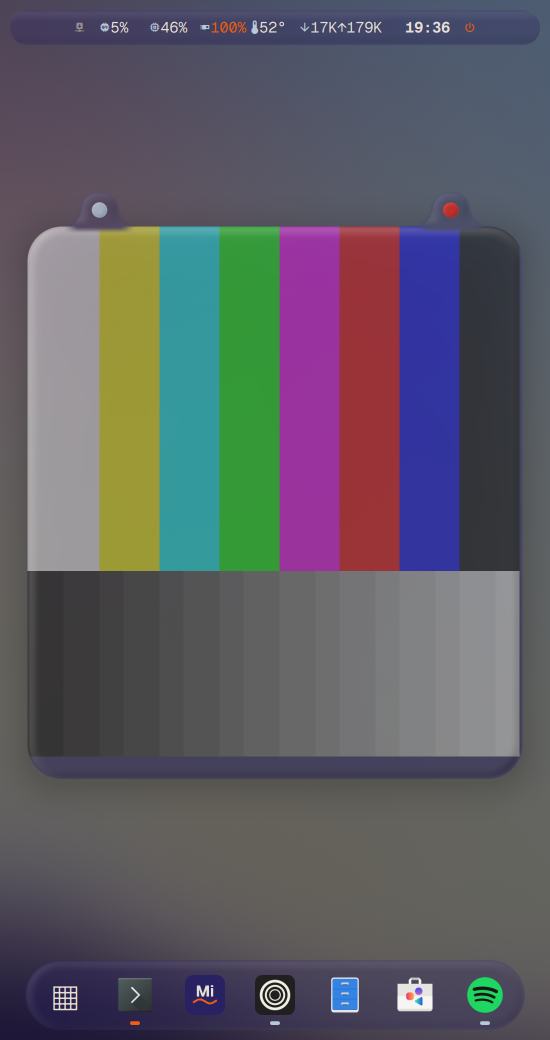
#> input picture tests/fixtures/mios-rdp/bars-grim.png, 1100 x 2080 px (shown at 1/2 size); its folder holds only this picture in this run
$ python -i test-hypr3d-retina-spawn.py   (imports and definitions only)
#> lines starting #> are read from the running program, lines starting #| are printed output that depends on the picture; after the words box and inside, x2 and y2 are one past the last pixel; in counts of white or black regions, pixels touching at a corner belong together
#!/usr/bin/env python3
# AI-hint: Hypr3D "Retina" window opening (operator 2026-10-23: "default Hypr3D window opening distance/size should be
# Zoom/Scale/DPI/Resolution/Formatting(Landscape, Portrait, Mobile, etc-etc) aware ... launch to Retina specifications
# based on text-size"). A window opens in the room at magnification M = 1 (on-screen size / 2D size): one snapshot
# texel per output pixel and every client's glyphs at their flat-desktop size. M = window_scale x d1 / distance with
# d1 = (logical height / 100 / 2) / tan(65 deg / 2); [desktop.hyprland.hypr3d.spawn] keeps the reading distance and
# mios-gen derives window_scale per output; hypr3d-mios-retina-spawn.patch adds the per-window part (live
# pixel_exact scale, fit into the work area minus the margin -- resize, else push back, never crop -- work-area
# centring, pixel snap, in-plane cascade with M-compensated stacking, texel-sharp sampling for render.scale >= 1.5);
# hypr3d-mios-transform.patch renders the room upright on rotated/flipped outputs (portrait by transform), which
# upstream drew sideways with the wrong window content.
# Tiers:
#   1. static + model (always): SSOT keys, patch content, an independent Python oracle of the math (landscape
#      1920x1080@1, portrait 1080x1920 by transform, 2560x1440@1.25, phone 1170x2532@3 mobile; small/large windows)
#      with negative controls (the stock 0.5 / 5 m placement is not 1:1 on any of them).
#   2. cli (MIOS_GEN = a built mios-gen): `mios-gen hyprland-3d-spawn` on monitor fixtures against the oracle; a
#      "fixed" criterion and bad arguments are refused.
#   3. upstream (MIOS_H3D_UPSTREAM = a checkout of the current upstream HEAD): every SSOT patch applies in order (the
#      retina and transform patches last, after the frame-rate patch), the patched source parses the new keys, and its
#      static_assert compiles -- and fails when kFovDeg or LOGICAL_PX_PER_UNIT change (negative control).
#   4. nested (MIOS_H3R_NEST_SIG + _XDG + _WL + _STATUS + MIOS_H3R_NEW_SO + MIOS_H3R_QML + MIOS_GEN +
#      MIOS_H3R_SSOT: a NESTED Hyprland, never the live session): measured on screen -- M = 1 and work-area centring
#      at the toggle, the spawn box and cascade for windows mapped in the room, resize and push-back of oversized
#      windows, 1-px detail with texel_sharp and pixel_snap (each against its negative control), and the real
#      `mios-gen hyprland-3d-toggle` driving the nest -- on rotated outputs too; there MIOS_H3R_OLD_SO (a plugin
#      without the transform patch, e.g. the installed one) is the negative control. Evidence: MIOS_H3R_EVIDENCE.
# AI-related: tools/native/mios-gen/src/hypr3d_spawn.rs, usr/share/mios/hyprland/patches/hypr3d-mios-retina-spawn.patch,
# usr/share/mios/mios.toml [desktop.hyprland.hypr3d.spawn], tests/test-hypr3d-edge-quality.py
"""Hypr3D Retina window opening: per-output scale, fit, cascade, pixel grid, texel-sharp sampling."""

from __future__ import annotations

import json
import math
import os
import re
import shutil
import subprocess
import sys
import tempfile
import time
import tomllib
import unittest

ROOT = os.path.normpath(os.path.join(os.path.dirname(os.path.abspath(__file__)), ".."))
SSOT = os.environ.get("MIOS_H3R_SSOT") or os.path.join(ROOT, "usr", "share", "mios", "mios.toml")
PATCH = "usr/share/mios/hyprland/patches/hypr3d-mios-retina-spawn.patch"
TRANSFORM = "usr/share/mios/hyprland/patches/hypr3d-mios-transform.patch"
FRAME_RATE = "usr/share/mios/hyprland/patches/hypr3d-mios-frame-rate.patch"
CRT = "usr/share/mios/hyprland/patches/hypr3d-mios-crt.patch"
HUD_CURSOR = "usr/share/mios/hyprland/patches/hypr3d-mios-hud-cursor.patch"
MIOS_GEN = os.environ.get("MIOS_GEN", "")
UPSTREAM = os.environ.get("MIOS_H3D_UPSTREAM", "")
NEST_SIG = os.environ.get("MIOS_H3R_NEST_SIG", "")
NEST_XDG = os.environ.get("MIOS_H3R_NEST_XDG", "")
NEST_WL = os.environ.get("MIOS_H3R_NEST_WL", "")
NEST_STATUS = os.environ.get("MIOS_H3R_NEST_STATUS", "")
NEW_SO = os.environ.get("MIOS_H3R_NEW_SO", "")
OLD_SO = os.environ.get("MIOS_H3R_OLD_SO", "")
QML = os.environ.get("MIOS_H3R_QML") or os.path.join(ROOT, "tests", "fixtures", "hypr3d-retina")  # holds win.qml
# the nest's output: the private headless nest's HEADLESS-DESK, or an owned nested PiP session's WAYLAND-1
NEST_OUTPUT = os.environ.get("MIOS_H3R_NEST_OUTPUT", "HEADLESS-DESK")
EVIDENCE = os.environ.get("MIOS_H3R_EVIDENCE", "")
CASE = os.environ.get("MIOS_H3R_CASE", "nest")

FOV_DEG, PX_PER_UNIT = 65.0, 100.0          # Hypr3D kFovDeg, LOGICAL_PX_PER_UNIT
TAN = math.tan(math.radians(FOV_DEG) / 2)
BARS = (0, 44, 0, 72)                       # the live DP-3 reserved [left, top, right, bottom]


def ssot() -> dict:
    with open(SSOT, "rb") as f:
        return tomllib.load(f)


def spawn_table(data: dict) -> dict:
    return data["desktop"]["hyprland"]["hypr3d"]["spawn"]


# [7 lines left out: function resolve, not called in this run]


# ---- the oracle (independent of hypr3d_spawn.rs; spawn_math.py's formulas) ---------------------------------------
def logical(w, h, s, t):
    return ((h, w) if t % 2 else (w, h))[0] / s, ((h, w) if t % 2 else (w, h))[1] / s


def d1(h_log):
    return (h_log / PX_PER_UNIT / 2.0) / TAN


def magnification(scale, dist, h_log):
    return scale * d1(h_log) / dist


# [37 lines left out: functions oracle, stock_size, fit_window, not called in this run]


OUTPUTS = {  # name: (mode w, mode h, scale, transform, mobile, expected logical, expected window_scale)
    "landscape": (1920, 1080, 1.0, 0, False, (1920, 1080), 0.076684),
    "portrait": (1920, 1080, 1.0, 1, False, (1080, 1920), 0.043135),
    "qhd125": (2560, 1440, 1.25, 0, False, (2048, 1152), 0.071892),
    "phone": (1170, 2532, 3.0, 0, True, (390, 844), 0.098127),
}


# [20 lines left out: functions monitors_fixture, evidence, hermetic_env, not called in this run]


# ---- tier 1 ----------------------------------------------------------------------------------------------------------
class Static(unittest.TestCase):
    # [99 lines left out: functions test_ssot_policy, test_patch_content, test_transform_patch_content, test_oracle_is_one_to_one_on_every_output, not called in this run]


# ---- tier 2 ----------------------------------------------------------------------------------------------------------
@unittest.skipUnless(MIOS_GEN, "MIOS_GEN (a built mios-gen) not set")
class Cli(unittest.TestCase):
    # [79 lines left out: functions run_cli, test_plan_matches_the_oracle, test_mobile_verdict_changes_the_spawn_box, test_unreserved_output_keeps_the_topbar_and_dock_clear, test_refusals, not called in this run]


# ---- tier 3 ----------------------------------------------------------------------------------------------------------
@unittest.skipUnless(UPSTREAM, "MIOS_H3D_UPSTREAM (checkout of the current upstream HEAD) not set")
class Upstream(unittest.TestCase):
    # [12 lines left out: function setUpClass, not called in this run]

    @classmethod
    def tearDownClass(cls):
        shutil.rmtree(cls.tmp, ignore_errors=True)

    # [79 lines left out: functions test_patches_apply_in_order, test_upstream_is_the_latest_head, test_patches_need_their_base, test_keys_parse_in_the_config_binding, test_static_assert_guards_the_mirrored_constants, not called in this run]


# ---- tier 4 ----------------------------------------------------------------------------------------------------------
NESTED = NEST_SIG and NEST_XDG and NEST_WL and NEST_STATUS and NEW_SO and QML
COLOURS = {"red": (255, 0, 0), "blue": (0, 0, 255), "green": (0, 255, 0), "magenta": (255, 0, 255)}


class Nest:
    # [65 lines left out: functions __init__, hc, ev, plugin, client, stop_all, not called in this run]

    def clients(self):
        return json.loads(self.hc("-j", "clients"))

    # [15 lines left out: functions status, open3d, not called in this run]

    def close3d(self):
        self.ev("if hl.plugin.hypr3d.active() then hl.plugin.hypr3d.close() end")
        time.sleep(2.0)

    # [65 lines left out: functions shot, look, centroids, measure, not called in this run]


TEXT_BANDS = ((58, 78), (78, 98), (98, 124))  # win.qml's three text lines (12, 12, 16 px), window-local logical rows


# [14 lines left out: function ink_heights, not called in this run]


# spawn_distance: the SSOT reading_distance_m (what mios-gen sends; the oracle's S = d / d1 uses the same d)
RETINA = ('{pixel_exact=true, spawn_distance=%.4f, spawn_size={x=%d, y=%d}, fit="resize", fit_margin=8, '
          'pixel_snap=true, cascade=32, min_magnification=%.4f}')
STOCK = '{pixel_exact=false, window_scale=0.5, spawn_distance=5.0, fit="off", pixel_snap=false, cascade=0}'
# per case: a typical window, an oversized one (logical px)
WINDOWS = {"landscape": ((900, 560), (2400, 1400)), "qhd125": ((900, 560), (2600, 1500)),
           "phone": ((300, 500), (600, 1000)), "portrait": ((900, 560), (1400, 2200))}


@unittest.skipUnless(NESTED, "nested Hypr3D session not provided")
class Nested(unittest.TestCase):
    # [24 lines left out: functions setUpClass, tearDownClass, not called in this run]

    def setUp(self):
        self.n.plugin(NEW_SO)

    # [11 lines left out: functions tearDown, assertOne, not called in this run]

    def assertCentred(self, res, centre, tol=1.5, what=""):
        self.assertAlmostEqual(res["centre"][0], centre[0], delta=tol, msg=f"{what} centre x {res}")
        self.assertAlmostEqual(res["centre"][1], centre[1], delta=tol, msg=f"{what} centre y {res}")

    def size_of(self, colour="red"):
        hexv = "#%02x%02x%02x" % COLOURS[colour]
        return [c["size"] for c in self.n.clients() if c["title"].startswith("h3r-win") and c["title"].endswith(hexv)]

    # [127 lines left out: functions test_stock_placement_is_not_one_to_one, test_enter_opens_at_one_to_one_on_the_work_area_centre, test_spawn_box_and_cascade_in_the_room, test_upstream_depth_nudge_magnifies, test_oversized_window_is_resized_into_the_work_area, test_refusing_client_is_pushed_back_never_cropped and 2 more, not called in this run]


@unittest.skipUnless(NESTED, "nested Hypr3D session not provided")
class NestedStatus(unittest.TestCase):
    # [37 lines left out: functions test_status_numbers_on_rotated_outputs, test_stock_keys_are_not_retina, not called in this run]


@unittest.skipUnless(NESTED and OLD_SO, "nested Hypr3D session + MIOS_H3R_OLD_SO (a plugin without the transform patch)")
class NestedTransform(unittest.TestCase):
    """Rotated / flipped outputs: with hypr3d-mios-transform.patch the room is upright and a window opens at its 2D size
    on the monitor centre; a plugin without it (the negative control) draws the room through the panel's buffer
    orientation, so the window is not there."""

    # [35 lines left out: function test_rotated_output_room_is_upright, not called in this run]


@unittest.skipUnless(NESTED and MIOS_GEN, "nested Hypr3D session + MIOS_GEN not provided")
class NestedToggle(unittest.TestCase):
    """The real `mios-gen hyprland-3d-toggle` (SUPER+G) against the nest, with the staged SSOT."""

    # [60 lines left out: functions toggle, run_case, test_toggle_opens_windows_at_one_to_one, test_toggle_with_the_policy_off_keeps_the_stock_placement, not called in this run]


@unittest.skipUnless(NESTED and MIOS_GEN, "nested Hypr3D session + MIOS_GEN not provided")
class NestedToggleStatus(unittest.TestCase):
    """The real `mios-gen hyprland-3d-toggle` (SUPER+G) on the nest's output, judged by the plugin's live status numbers
    only -- no screenshots, so it also holds on a nested PiP output below scale 1, where one logical px is a fraction
    of a pixel: mios-gen's per-output window scale (from the output's mode, scale, transform, bars, mobile verdict and
    text size), spawn box and fit area are the oracle's. criterion = "fixed" (the control) sends no Retina keys."""

    # [57 lines left out: functions toggle_status, test_toggle_sends_the_retina_plan_for_this_output, test_toggle_with_the_policy_off_sends_no_retina_keys, not called in this run]


# ---- tier 5: the operator's own applications -------------------------------------------------------------------------
# MIOS_H3R_APPS=1 + the nest + MIOS_GEN: the MiOS terminal (alacritty with the MiOS-rendered config, i.e. the SSOT
# [theme.font] GeistMono 12) and the MiOS-Portal browser (the Gecko build, a page with 16 px Geist and 12 px GeistMono
# text) are opened at the flat desktop's default size (the live `mios-placement` rule) and at an oversized size, then
# the room is opened by the real `mios-gen hyprland-3d-toggle`. Measured on screen, against the same window in 2D:
#   (a) texel:pixel at the window centre = 1 / M, M = the on-screen distance of two markers around the window centre
#       in the room over the same distance in 2D (where the compositor draws one buffer texel per output pixel);
#   (b) the ink height (screen px) of every text line, x-height line included, room vs 2D;
#   (c) the window's on-screen rectangle inside the work area minus the fit margin, all four corners visible.
# The old build (MIOS_H3R_OLD_SO + MIOS_H3R_OLD_GEN + MIOS_H3R_OLD_SSOT: the frame-rate stage, i.e. everything but
# this lane; the fixed 0.5 / 5 m placement) is the negative control. Apps run with `env -i` (nothing of the live
# session), the private bus (nothing activatable: no portals), the browser in its own network namespace.
APPS = os.environ.get("MIOS_H3R_APPS", "") == "1"
OLD_GEN = os.environ.get("MIOS_H3R_OLD_GEN", "")
OLD_SSOT = os.environ.get("MIOS_H3R_OLD_SSOT", "")
GECKO = os.environ.get("MIOS_H3R_GECKO", "/usr/lib/mios/portal/mios-portal")
ALACRITTY_MIOS = os.environ.get("MIOS_H3R_ALACRITTY_CONFIG", "/etc/skel/.config/alacritty/alacritty.toml")
LIVE_LUA = "/usr/share/mios/hyprland/hyprland.lua"
APP_COLOURS = {"red": (255, 0, 0), "blue": (0, 0, 255), "yellow": (255, 255, 0), "cyan": (0, 255, 255),
               "magenta": (255, 0, 255), "green": (0, 255, 0)}
CORNERS = ("yellow", "cyan", "magenta", "green")  # top-left, top-right, bottom-left, bottom-right
APP_BIG = {"landscape": (2400, 1400), "portrait": (1400, 2200), "phone": (600, 1000)}

# The MiOS-Portal's floating chat panel and Zen sidebar are kept closed (prefs): they float over the page and would
# cover the markers on a narrow window; the browser keeps the MiOS autoconfig, theme and fonts otherwise.
# Text bands below the red marker, in units of the marker's on-screen height / width (so one layout serves 2D and
# any magnification): (name, top, bottom), and the band's width.
TERM_BANDS = (("A 12pt", 1.5, 2.0), ("x-height 12pt", 2.0, 2.5), ("C 12pt", 2.5, 3.0))   # red = 4 cells x 2 rows
TERM_BAND_W = 5.0
PAGE_BANDS = (("A 16px", 1.25, 1.85), ("x-height 16px", 2.0, 2.6), ("C 12px mono", 2.75, 3.2))  # red = 40x40 CSS px
PAGE_BAND_W = 7.0

TERM_DRAW = r"""#!/bin/bash
# Hypr3D retina test card for the MiOS terminal: two markers around the grid centre (red 4x2 cells, blue 4x2 cells
# 24 cells right and 7 rows down), three text rows under the red one, a 2x1 marker in each corner; redrawn on resize.
printf '\e[?25l'
at() { printf '\e[%d;%dH' "$1" "$2"; }
blk() { local i; for ((i = 0; i < $4; i++)); do at $(($1 + i)) "$2"; printf '\e[48;2;%d;%d;%dm%*s\e[0m' "$5" "$6" "$7" "$3" ''; done; }
draw() {
  read -r R C < <(stty size)
  cr=$((R / 2)); cc=$((C / 2))
  printf '\e[0m\e[2J'
  blk $((cr - 4)) $((cc - 14)) 4 2 255 0 0
  blk $((cr + 3)) $((cc + 10)) 4 2 0 0 255
  at $((cr - 1)) $((cc - 14)); printf 'MiOS Hypr3D 0123 xhg'
  at "$cr" $((cc - 14)); printf 'xxxx vvvv wwww zzzz'
  at $((cr + 1)) $((cc - 14)); printf 'The quick brown fox'
  blk 1 1 2 1 255 255 0
  blk 1 $((C - 1)) 2 1 0 255 255
  blk "$R" 1 2 1 255 0 255
  blk "$R" $((C - 1)) 2 1 0 255 0
}
trap draw WINCH
draw
while :; do sleep 1 & wait $!; done
"""

PAGE = """<!doctype html><html><head><meta charset="utf-8"><title>h3r-page</title><style>
html, body { margin: 0; height: 100%; overflow: hidden; background: #fff; color: #000; }
div, canvas { position: fixed; }
.m { width: 40px; height: 40px; } .c { width: 12px; height: 12px; }
.t { white-space: nowrap; font: 16px/24px "Geist"; } .mono { font: 12px/18px "GeistMono Nerd Font Mono"; }
</style></head><body>
<div id="r" class="m" style="background:#f00"></div><div id="b" class="m" style="background:#00f"></div>
<canvas id="g"></canvas>
<div id="la" class="t">MiOS Hypr3D 0123 xhg</div><div id="lb" class="t">xxxx vvvv wwww zzzz</div>
<div id="lc" class="t mono">The quick brown fox jumps</div>
<div class="c" style="left:0;top:0;background:#ff0"></div><div class="c" style="right:0;top:0;background:#0ff"></div>
<div class="c" style="left:0;bottom:0;background:#f0f"></div><div class="c" style="right:0;bottom:0;background:#0f0"></div>
<script>
// everything on whole device pixels around the viewport centre: red 40x40 at (-140,-110), blue at (+100,+70),
// a 1-device-pixel grating right of red, text rows 50 / 80 / 110 CSS px under red's top
function put(id, x, y) { const e = document.getElementById(id); e.style.left = x + "px"; e.style.top = y + "px"; }
function lay() {
  const d = window.devicePixelRatio || 1, snap = v => Math.round(v * d) / d;
  const cx = snap(Math.floor(innerWidth / 2)), cy = snap(Math.floor(innerHeight / 2));
  put("r", cx - 140, cy - 110); put("b", cx + 100, cy + 70);
  put("la", cx - 140, cy - 60); put("lb", cx - 140, cy - 30); put("lc", cx - 140, cy);
  const g = document.getElementById("g"); put("g", cx - 90, cy - 110);
  g.style.width = "120px"; g.style.height = "40px"; g.width = Math.round(120 * d); g.height = Math.round(40 * d);
  const k = g.getContext("2d"); k.fillStyle = "#fff"; k.fillRect(0, 0, g.width, g.height); k.fillStyle = "#000";
  for (let x = 0; x < g.width; x += 2) k.fillRect(x, 0, 1, g.height);
  document.title = "h3r-page " + innerWidth + "x" + innerHeight + "@" + d;
}
addEventListener("resize", lay); matchMedia("(resolution: 1dppx)").addEventListener("change", lay); lay();
</script></body></html>
"""

GECKO_PREFS = """user_pref("browser.startup.homepage_override.mstone", "ignore");
user_pref("browser.aboutwelcome.enabled", false);
user_pref("browser.sessionstore.resume_from_crash", false);
user_pref("browser.shell.checkDefaultBrowser", false);
user_pref("datareporting.policy.dataSubmissionEnabled", false);
user_pref("toolkit.telemetry.enabled", false);
user_pref("widget.use-xdg-desktop-portal.file-picker", 0);
user_pref("widget.use-xdg-desktop-portal.mime-handler", 0);
user_pref("widget.use-xdg-desktop-portal.settings", 0);
user_pref("widget.use-xdg-desktop-portal.location", 0);
user_pref("widget.use-xdg-desktop-portal.open-uri", 0);
user_pref("widget.use-xdg-desktop-portal.native-messaging", 0);
user_pref("general.smoothScroll", false);
user_pref("ui.prefersReducedMotion", 1);
user_pref("layout.css.devPixelsPerPx", "-1.0");
user_pref("mios.portal.chat.autohide", false);
user_pref("sidebar.revamp", false);
user_pref("sidebar.verticalTabs", false);
"""


# [27 lines left out: function marker_boxes, not called in this run]


def white_box(im):
    """bbox of the near-white area (the terminal window: white background, dark text, markers)."""
    from PIL import ImageChops, ImageFilter
    mask = None
    for band in im.split():
        m = band.point(lambda v: 255 if v > 230 else 0)
        mask = m if mask is None else ImageChops.multiply(mask, m)
    return mask.filter(ImageFilter.MinFilter(5)).filter(ImageFilter.MaxFilter(5)).getbbox()


CROSSHAIR_PX = 14  # the room's aiming crosshair (Hypr3D drawCrosshair: 10 px arms + outline) at the output centre


# [36 lines left out: function app_measure, not called in this run]


def size_tag(flat):
    return "x".join(map(str, flat.get("client_size") or ()))


# [8 lines left out: function placement_size_rule, not called in this run]


@unittest.skipUnless(NESTED and APPS and MIOS_GEN and OLD_SO and OLD_GEN and OLD_SSOT,
                     "nested session + MIOS_H3R_APPS=1 + MIOS_GEN + the old build (MIOS_H3R_OLD_SO/_GEN/_SSOT)")
class NestedApps(unittest.TestCase):
    # [80 lines left out: functions setUpClass, tearDownClass, tearDown, launch, not called in this run]

    def client(self, cls_name):
        c = [c for c in self.n.clients() if c["class"] == cls_name and c["mapped"]]
        return c[0] if c else None

    # [118 lines left out: functions window_rect, look, toggle, run_app, rect3d, not called in this run]

    def on_screen(self, rect):
        """All four window edges are on screen, none at the output's border (cut off)."""
        return rect is not None and rect[0] > 0 and rect[1] > 0 and rect[2] < self.out_px[0] and rect[3] < self.out_px[1]

    @staticmethod
    def inside(rect, box, tol=2.0):
        return rect[0] >= box[0] - tol and rect[1] >= box[1] - tol and rect[2] <= box[2] + tol and rect[3] <= box[3] + tol

    # -- the checks --------------------------------------------------------------------------------------------------
    # [41 lines left out: function check, not called in this run]

    def test_1_terminal_typical(self):
        self.check(self.run_app("term", "typ"), "term", "typ")

    def test_2_terminal_oversized(self):
        self.check(self.run_app("term", "big"), "term", "big")

    def test_3_browser_typical(self):
        self.check(self.run_app("browser", "typ"), "browser", "typ")

    def test_4_browser_oversized(self):
        self.check(self.run_app("browser", "big"), "browser", "big")


# [2 lines not run here, left out]

>>> from PIL import Image
>>> picture = Image.open('fixtures/mios-rdp/bars-grim.png')
#> picture is the input picture: PIL image 1100x2080 RGB; mean R, G, B 93.2, 92.1, 99.8
>>> result = white_box(picture)
#> the loop in white_box, `for band in im.split():` made 3 passes
#> pass 1, in white_box, `m = band.point(lambda v: 255 if v > 230 else 0)`:
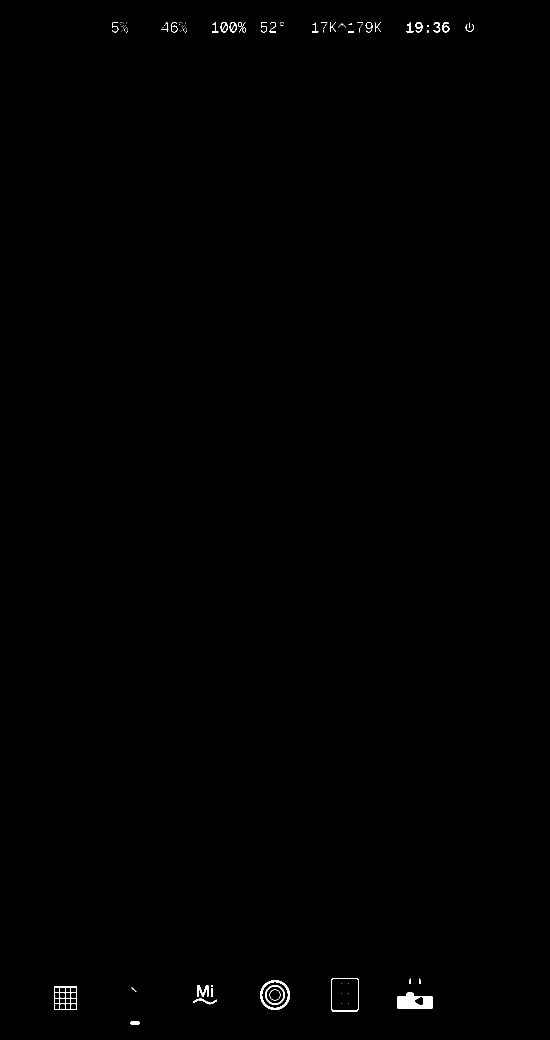
#> m: PIL image 1100x2080 L (shown at 1/2 size); 0.27% white; 104 white regions (65 under 20 px), largest, box (x1, y1, x2, y2) and area: (795, 1984, 865, 2018) 1725, (520, 1960, 580, 2020) 734, (108, 1973, 154, 2020) 604
#> pass 2, in white_box, `m = band.point(lambda v: 255 if v > 230 else 0)`:
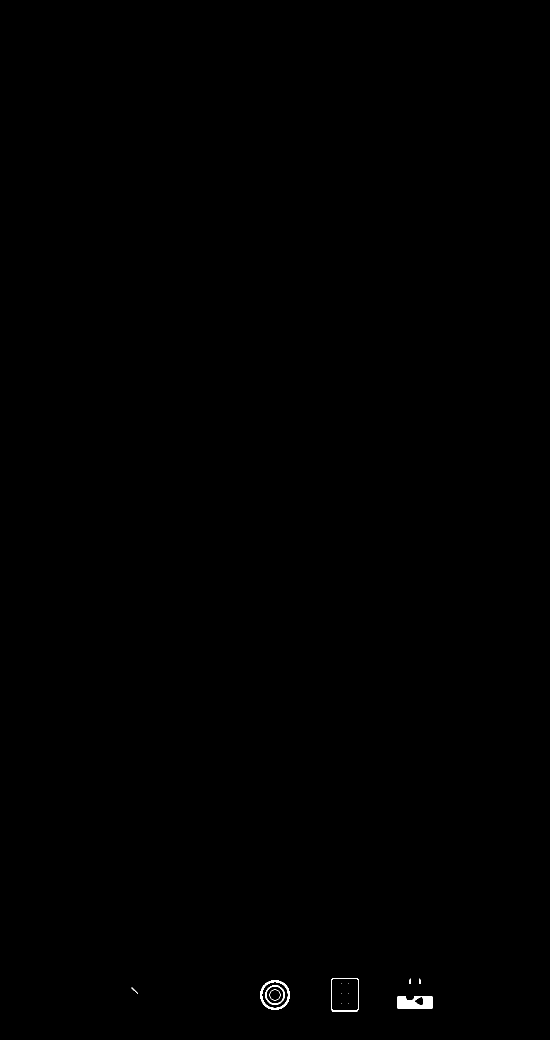
#> m: PIL image 1100x2080 L (shown at 1/2 size); 0.13% white; 14 white regions (6 under 20 px), largest, box (x1, y1, x2, y2) and area: (795, 1992, 865, 2018) 1505, (520, 1960, 580, 2020) 716, (530, 1970, 570, 2010) 318
#> result = (795, 1992, 865, 2018)
#> (the rest of the program and of its run is left out)
